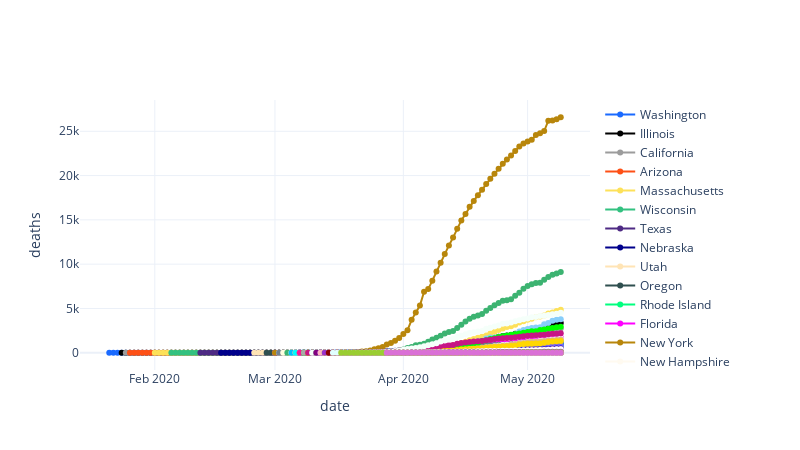

Notebook cell for this chart:
### Markdown cell above
We can look at the cumulative number of deaths and its exponentiality.

### Code cell
covid19["deaths"].plot(
    ts = "date", 
    by = "state",
)
